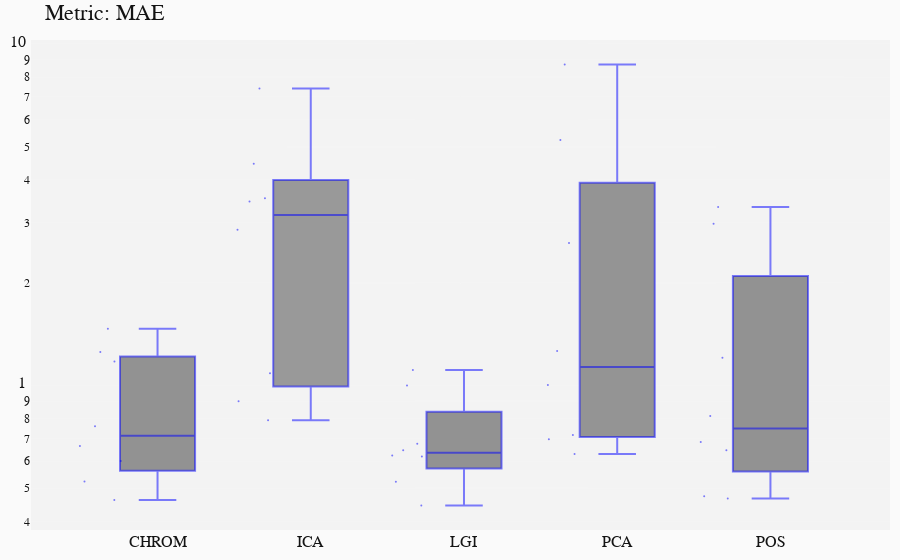

Write notebook code for a chart like this one.
### Code cell
## -- Median
ANALYSIS(dataset, 'median', metrics=['MAE'])
STATS(dataset, approach='median')

### Figure 1 — Plotly figure (JSON) as saved in the notebook; plotly's stock layout.template omitted (floating-point values rounded to 4 significant figures)
{"data": [{"boxpoints": "all", "fillcolor": "rgba(50,50,50,0.5)", "jitter": 0.7, "line": {"color": "rgba(0,0,255,0.5)", "width": 2}, "marker": {"size": 2}, "name": "CHROM", "type": "box", "y": [0.6008, 1.254, 1.176, 0.7601, 0.5236, 1.466, 0.6646, 0.4622]}, {"boxpoints": "all", "fillcolor": "rgba(65,65,65,0.5)", "jitter": 0.7, "line": {"color": "rgba(0,0,255,0.5)", "width": 2}, "marker": {"size": 2}, "name": "ICA", "type": "box", "y": [3.458, 1.086, 3.534, 0.8997, 0.7903, 7.41, 4.459, 2.856]}, {"boxpoints": "all", "fillcolor": "rgba(50,50,50,0.5)", "jitter": 0.7, "line": {"color": "rgba(0,0,255,0.5)", "width": 2}, "marker": {"size": 2}, "name": "LGI", "type": "box", "y": [0.6197, 0.9989, 0.646, 0.6748, 0.5224, 1.11, 0.6235, 0.4451]}, {"boxpoints": "all", "fillcolor": "rgba(55,55,55,0.5)", "jitter": 0.7, "line": {"color": "rgba(0,0,255,0.5)", "width": 2}, "marker": {"size": 2}, "name": "PCA", "type": "box", "y": [0.6296, 8.711, 1.261, 5.238, 0.6962, 1.003, 2.613, 0.7155]}, {"boxpoints": "all", "fillcolor": "rgba(50,50,50,0.5)", "jitter": 0.7, "line": {"color": "rgba(0,0,255,0.5)", "width": 2}, "marker": {"size": 2}, "name": "POS", "type": "box", "y": [0.6462, 1.206, 0.6833, 0.8139, 0.4733, 3.332, 2.978, 0.4663]}], "layout": {"font": {"color": "rgb(20,20,20)", "family": "monospace", "size": 16}, "margin": {"b": 20, "l": 20, "r": 10, "t": 40}, "paper_bgcolor": "rgb(250, 250, 250)", "plot_bgcolor": "rgb(243, 243, 243)", "showlegend": false, "title": {"text": "Metric: MAE"}, "xaxis": {"type": "category"}, "yaxis": {"autorange": true, "gridcolor": "rgb(255,255,255)", "gridwidth": 0.1, "showgrid": true, "title": {"font": {"size": 30}}, "type": "log", "zeroline": true, "zerolinewidth": 2}}}
